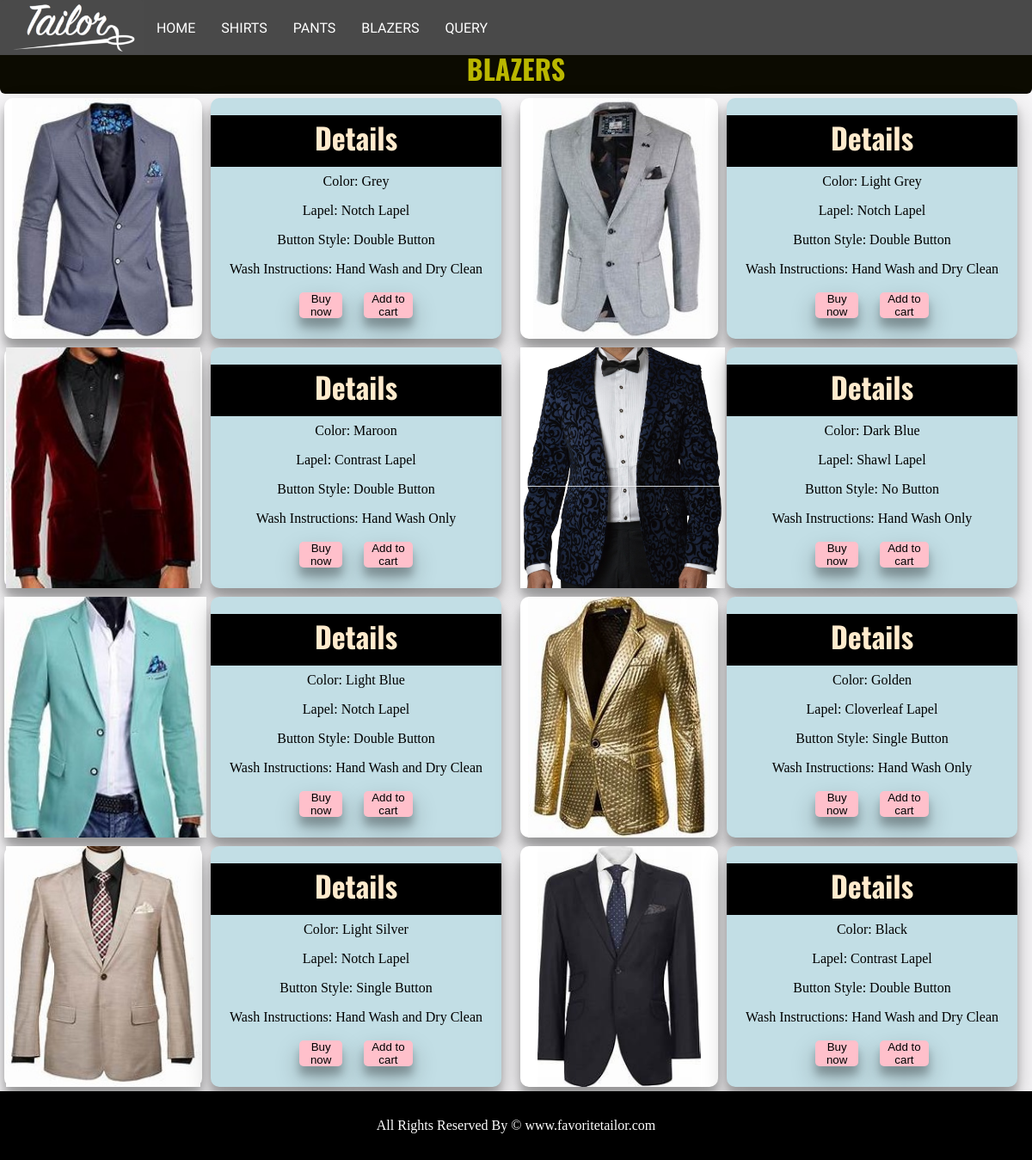
The app's page /blazer.php with its own data.
### tables this page shows
CREATE TABLE `products` (
  `product_id` int(100) NOT NULL AUTO_INCREMENT,
  `product_title` varchar(255) NOT NULL,
  `product_price` int(100) NOT NULL,
  `product_a` text NOT NULL,
  `product_b` text NOT NULL,
  `product_c` text NOT NULL,
  `product_d` text NOT NULL,
  `product_image` text NOT NULL,
   PRIMARY KEY (product_id)
);

### blazer.php (the view)
<?php include("header.php");?>
<link rel="stylesheet" href="css/sample.css">
    <h1 class="bh1">BLAZERS</h1>
    <div class="super1">
    <?php
        include("db.php");
        $sql = "SELECT * FROM products WHERE product_title='Blazer'";
        $query = mysqli_query($con,$sql);
        while ($row = mysqli_fetch_assoc($query)){
            if($row["product_id"]%2!=0){echo'<div class="sampleright super">';}
            else{echo'<div class="sampleleft super">';}
            echo'
                <div class="sub1">
                    <img src="images/'.$row["product_image"].'" alt="">
                </div>
                <div class="sub2">
                    <h3 class="h3">Details</h3>
                    <p>Color: '.$row["product_a"].'</p>
                    <p>Lapel: '.$row["product_d"].'</p>
                    <p>Button Style: '.$row["product_b"].'</p>
                    <p>Wash Instructions: '.$row["product_c"].'</p>
                    <form action="product.php" method="post">
                        <input type="hidden" name="pid" id="shirt" value='.$row["product_id"].'>
                        <button name="submit" class="b1">Buy now</button>
                        <button name="cart" class="b2">Add to cart</button>
                    </form>
                </div>
                </div>
            ';
        }
    ?>
</div>
<?php include("footer.php");?>

### header.php (shortened to what this page needs)
<!DOCTYPE html>
<html lang="en">
<head>
    <link rel="stylesheet" href="css/dropdown.css">
    <link rel="stylesheet" href="css/style.css">
    <link rel="stylesheet" href="css/util.css">
    <link rel="stylesheet" href="css/header.css">
    <link rel="stylesheet" href="css/footer.css">
</head>
<body>
    <header class="Header1">
        <div class="img">
            <a href="index.php"><img src="images/logos/company.png" alt="" class="image"></a>
        </div>
        <nav class="nav1">
            <ul class="ul1">
                <li class="li1"><a href="index.php" class="li1a"> HOME</a></li>
                <li class="li1">
                    <div class="dropdown">
                        <a href="shirt.php" class="li1a"> SHIRTS</a>
                    </div>
                </li>
                <li class="li1">
                    <div class="dropdown">
                        <a href="pant.php" class="li1a"> PANTS</a>
                    </div>
                </li>
                <li class="li1"><a href="blazer.php" class="li1a"> BLAZERS</a></li>
                <li class="li1"><a href="query.php" class="li1a"> QUERY  </a></li>
            </ul>
        </nav>
    </header>

### footer.php
<footer class="all_text_center footer1">
        <p>All Rights Reserved By &copy; <a href="index.php">www.favoritetailor.com</a>
 </p>
</footer>
</body>
</html>

### css/dropdown.css (style rules this page uses)
.dropdown { position: relative; display: inline-block; }

### css/style.css (style rules this page uses)
* { margin: 0; padding: 0; }
.h3 { font-family: 'Oswald', sans-serif; background-color:black; color: blanchedalmond; height: 7.5vh; width: 100%; text-align: center; font-size: 34px; margin-top: 5.3vh; }

### css/util.css (style rules this page uses)
.all_text_center { display: flex; justify-content: center; align-items: center; }

### css/header.css (style rules this page uses)
.Header1 { background-color: #494949; display: flex; align-items: center; position: fixed; top: 0; width: 100%; z-index: 2; height: 8vh; }
.image { height: 8vh; }
.nav1 { display: flex; align-items: center; }
.ul1 { display:flex; align-items: center; height: 7vh; }
.li1 { list-style: none; margin: 0px 15px; }
.li1a { color:white; text-decoration: none; font-family: 'Abel', sans-serif; }

### css/footer.css (style rules this page uses)
.all_text_center { display: flex; justify-content: center; align-items: center; }
.footer1 { height: 10vh; color: white; background-color: black; }
.all_text_center a { color: white; }
a { text-decoration: none; }

### css/sample.css (style rules this page uses)
* { padding: 0; margin: 0; }
body { background-color:#f6f5f7; }
.super1 { width: 100%; display: grid; grid-template-columns: 50vw 50vw; }
.super { width: 50%; display: grid; grid-template-columns: 20vw 29vw; box-sizing: border-box; }
.sub1 { background-color: white; margin: 5px; text-align: center; border-radius: 10px; box-shadow: 0 14px 28px rgb(0 0 0 / 25%), 0 10px 10px rgb(0 0 0 / 22%); height: 35vh; box-sizing: border-box; }
.sub2 { background-color: rgb(194, 222, 229); margin: 5px; text-align: center; border-radius: 10px; box-shadow: 0 14px 28px rgb(0 0 0 / 25%), 0 10px 10px rgb(0 0 0 / 22%); height: 35vh; justify-content: center; box-sizing: border-box; }
.h3 { margin-top: 6%; }
.super img { height: 35vh; }
.sub2 p { padding: 1vh; }
.bh1 { margin-top: 50px; height: 7.5%; text-align: center; background-color: rgb(12, 11, 1); font-family: 'Oswald', sans-serif; padding: 0.5%; color:rgba(255, 251, 0, 0.719); border-radius: 6px; width: 100; box-sizing: border-box; }
button.b1 { text-decoration: none; border: none; width: 15%; height: 10%; margin: 3%; background-color: pink; border-radius:5px; cursor: pointer; box-shadow: 0 14px 28px rgb(0 0 0 / 25%), 0 10px 10px rgb(0 0 0 / 22%); }
button.b2 { text-decoration: none; border: none; width: 17%; height: 10%; margin: 3%; background-color: pink; border-radius:5px; cursor: pointer; box-shadow: 0 14px 28px rgb(0 0 0 / 25%), 0 10px 10px rgb(0 0 0 / 22%); }

### records on screen
products: product_image (picture), product_a "Grey", product_d "Notch Lapel", product_b "Double Button", product_c "Hand Wash and Dry Clean"
products: product_image (picture), product_a "Light Grey", product_d "Notch Lapel", product_b "Double Button", product_c "Hand Wash and Dry Clean"
products: product_image (picture), product_a "Maroon", product_d "Contrast Lapel", product_b "Double Button", product_c "Hand Wash Only"
products: product_image (picture), product_a "Dark Blue", product_d "Shawl Lapel", product_b "No Button", product_c "Hand Wash Only"
products: product_image (picture), product_a "Light Blue", product_d "Notch Lapel", product_b "Double Button", product_c "Hand Wash and Dry Clean"
products: product_image (picture), product_a "Golden", product_d "Cloverleaf Lapel", product_b "Single Button", product_c "Hand Wash Only"
products: product_image (picture), product_a "Light Silver", product_d "Notch Lapel", product_b "Single Button", product_c "Hand Wash and Dry Clean"
products: product_image (picture), product_a "Black", product_d "Contrast Lapel", product_b "Double Button", product_c "Hand Wash and Dry Clean"
